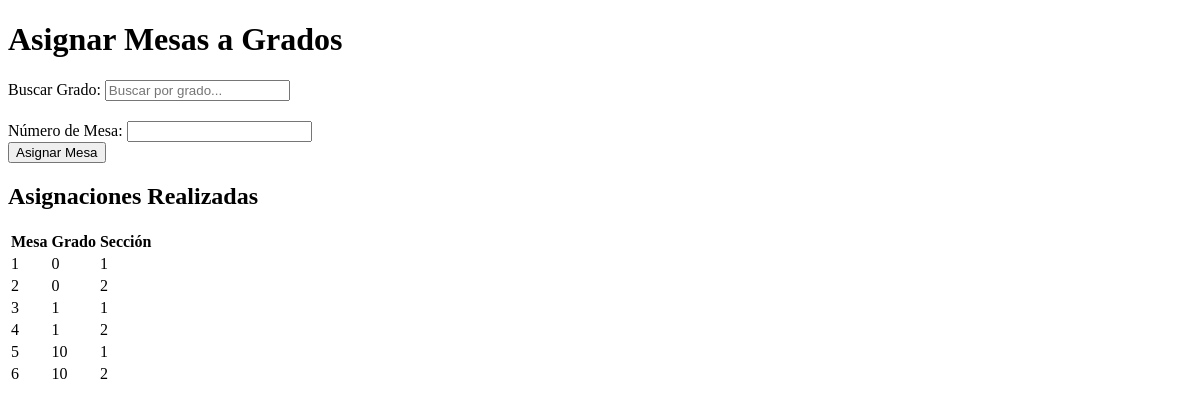
The app's page /asignar_mesas, older data.
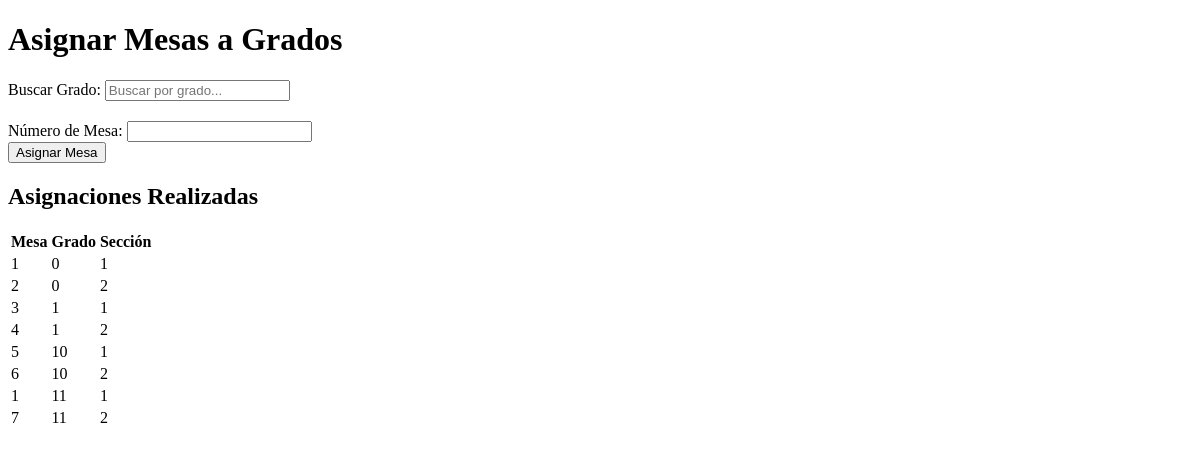
The same page, newer data.
### app.py (models this page shows)
class AsignacionMesa(db.Model):
    id = db.Column(db.Integer, primary_key=True)
    grado = db.Column(db.String(20), nullable=False)
    seccion = db.Column(db.String(10), nullable=False)
    mesa_numero = db.Column(db.String(20), nullable=False)

### app.py (the view, shortened to what this page needs)
@app.route('/asignar_mesas', methods=['GET', 'POST'])
def asignar_mesas():
    grados_secciones = sorted(set((e.grado, e.seccion) for e in Estudiante.query.all()))
    asignaciones = AsignacionMesa.query.all()
    grados_asignados = set((asignacion.grado, asignacion.seccion) for asignacion in asignaciones)
    grados_secciones = [gs for gs in grados_secciones if gs not in grados_asignados]
    return render_template('asignar_mesas.html', grados_secciones=grados_secciones, asignaciones=asignaciones)

### app.py (called while the page is built)
@app.context_processor
def utility_processor():
    def enumerar(iterable, start=0):
        return enumerate(iterable, start)
    return dict(enumerar=enumerar)

### templates/asignar_mesas.html (shortened to what this page needs)
<!DOCTYPE html>
<html lang="en">
<head>
</head>
<body>
    <h1>Asignar Mesas a Grados</h1>
    <form method="post" action="{{ url_for('asignar_mesas') }}">
        <div class="search-box">
            <label for="searchGradoInput">Buscar Grado:</label>
            <input type="text" id="searchGradoInput" onkeyup="searchGrados()" placeholder="Buscar por grado...">
        </div>
        <label for="mesa_numero">Número de Mesa:</label>
        <input type="text" id="mesa_numero" name="mesa_numero" required><br>
        <button type="submit">Asignar Mesa</button>
    </form>
    <h2>Asignaciones Realizadas</h2>
    <table>
        <thead>
            <tr>
                <th>Mesa</th>
                <th>Grado</th>
                <th>Sección</th>
            </tr>
        </thead>
        <tbody>
            {% for asignacion in asignaciones %}
            <tr>
                <td>{{ asignacion.mesa_numero }}</td>
                <td>{{ asignacion.grado }}</td>
                <td>{{ asignacion.seccion }}</td>
            </tr>
            {% endfor %}
        </tbody>
    </table>
</body>
</html>

### templates/asignar_mesas.html (style rules this page uses)
.search-box { margin-bottom: 20px; }

Row changes from the older to the newer data that the page shows:
added AsignacionMesa: mesa_numero "1", grado "11", seccion "1"
added AsignacionMesa: mesa_numero "7", grado "11", seccion "2"
